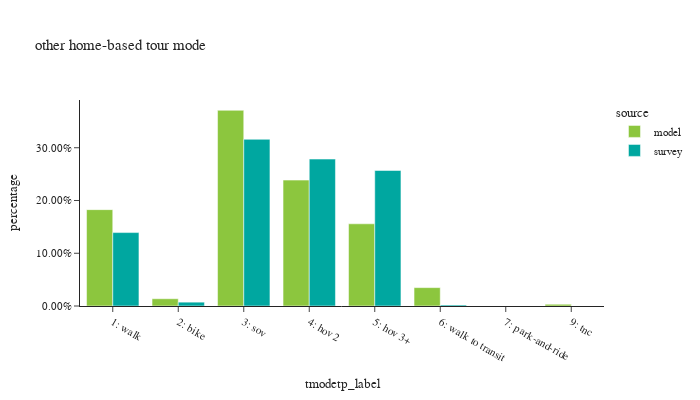

Notebook source saved alongside this figure:
### Code cell
df_plot = hb_tour.groupby(['source', 'tmodetp_label']).agg(
    toexpfac_sum=pl.col('toexpfac').sum(),
    sample_count=pl.col('toexpfac').count()
)

df_plot = df_plot.with_columns(
    (pl.col('toexpfac_sum') / pl.col('toexpfac_sum').sum().over('source')).alias('percentage')
)

fig = px.bar(df_plot.sort(by=['source']), 
             x="tmodetp_label", y="percentage", color="source",
             barmode="group", hover_data=['sample_count'], 
             title="other home-based tour mode")
fig.update_layout(height=400, width=700, font=dict(size=11),
                  xaxis=dict(dtick=1, categoryorder='category ascending'),
                  yaxis=dict(tickformat=".2%"))
fig.show()

### Figure 1 — Plotly figure (JSON) as saved in the notebook; plotly's stock layout.template omitted (floating-point values rounded to 4 significant figures)
{"data": [{"alignmentgroup": "True", "customdata": [[404429], [15011], [169868], [37977], [260137], [3631], [199152], [17]], "hovertemplate": "source=model<br>tmodetp_label=%{x}<br>percentage=%{y}<br>sample_count=%{customdata[0]}<extra></extra>", "legendgroup": "model", "marker": {"color": "#8CC63E", "pattern": {"shape": ""}}, "name": "model", "offsetgroup": "model", "orientation": "v", "showlegend": true, "textposition": "auto", "type": "bar", "x": ["3: sov", "2: bike", "5: hov 3+", "6: walk to transit", "4: hov 2", "9: tnc", "1: walk", null], "xaxis": "x", "y": [0.371, 0.01377, 0.1558, 0.03483, 0.2386, 0.003331, 0.1827, 1.559e-05], "yaxis": "y"}, {"alignmentgroup": "True", "customdata": [[1], [146], [190], [203], [8], [15], [1], [61]], "hovertemplate": "source=survey<br>tmodetp_label=%{x}<br>percentage=%{y}<br>sample_count=%{customdata[0]}<extra></extra>", "legendgroup": "survey", "marker": {"color": "#00A7A0", "pattern": {"shape": ""}}, "name": "survey", "offsetgroup": "survey", "orientation": "v", "showlegend": true, "textposition": "auto", "type": "bar", "x": ["7: park-and-ride", "4: hov 2", "3: sov", "1: walk", "6: walk to transit", "2: bike", null, "5: hov 3+"], "xaxis": "x", "y": [5.483e-05, 0.2785, 0.316, 0.1392, 0.001934, 0.007272, 0.0001944, 0.2569], "yaxis": "y"}], "layout": {"barmode": "group", "font": {"size": 11}, "height": 400, "legend": {"title": {"text": "source"}, "tracegroupgap": 0}, "title": {"text": "other home-based tour mode"}, "width": 700, "xaxis": {"anchor": "y", "categoryorder": "category ascending", "domain": [0, 1], "dtick": 1, "title": {"text": "tmodetp_label"}}, "yaxis": {"anchor": "x", "domain": [0, 1], "tickformat": ".2%", "title": {"text": "percentage"}}}}
